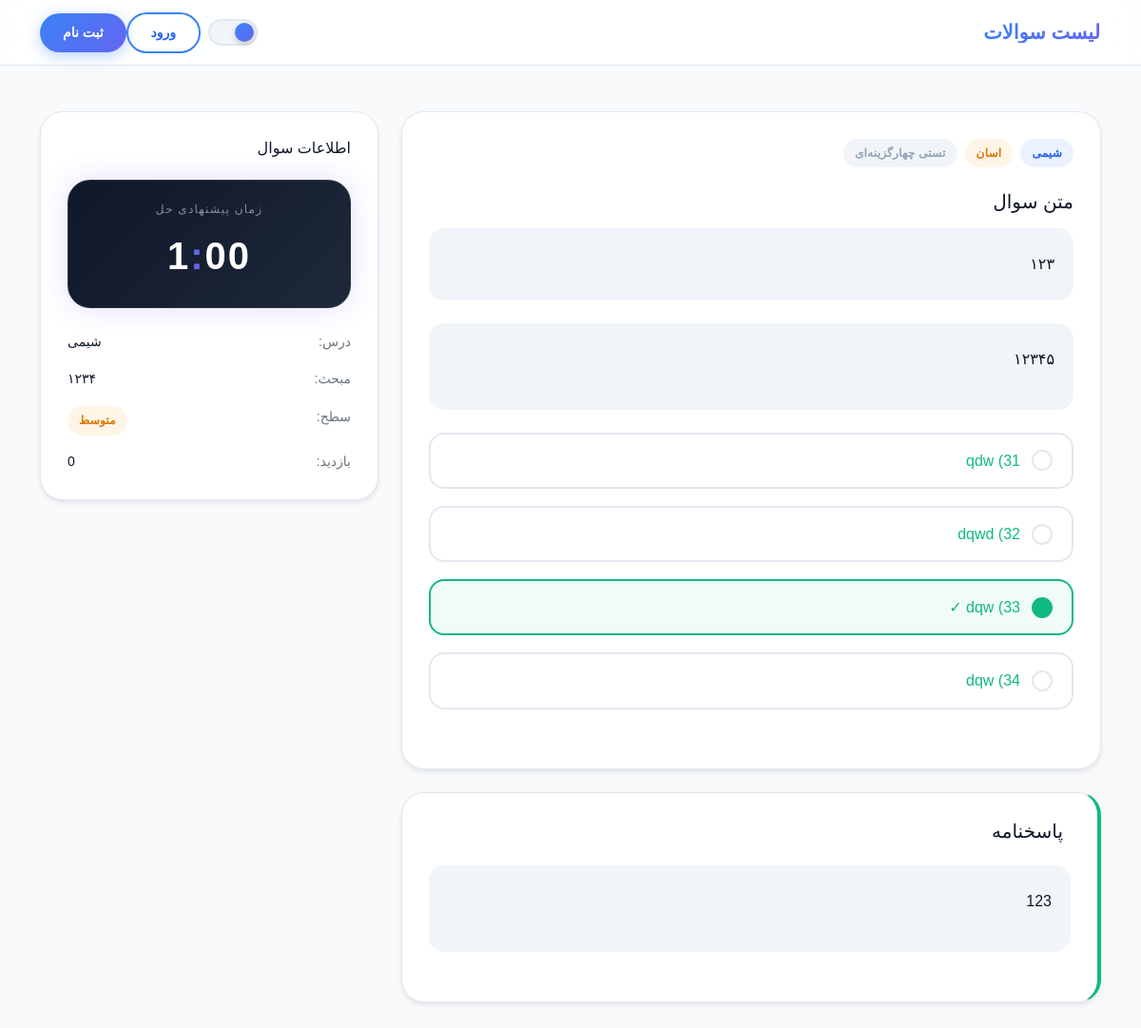
/question-bank/1, run on the app's committed database.
### qbank/models.py (models this page shows, shortened)
class QuestionBank(models.Model):
    class TypeOfQuestions(models.TextChoices):
        ALL = 'همه', 'همه'
        MULTIPLE_CHOICE = 'تستی چهارگزینه‌ای', 'تستی چهارگزینه‌ای'
        TRUE_FALSE = 'درست / نادرست', 'درست / نادرست'
        SHORT_ANSWER = 'پاسخ کوتاه ', 'پاسخ کوتاه '
        LONG_ANSWER = 'پاسخ تشریحی', 'پاسخ تشریحی'
        IMAGE_BASED = 'مبتنی بر تصویر', 'مبتنی بر تصویر'
        PDF_BASED = 'سوال از فایل PDF', 'سوال از فایل PDF'
    possible = models.ForeignKey(QuestionPossible, related_name='questions', on_delete=models.CASCADE, verbose_name='سطح' ,db_index=True)
    category = models.ForeignKey(LessionCategories, related_name='questions', on_delete=models.CASCADE, verbose_name='درس' ,db_index=True)
    type_of_question = models.CharField( max_length=50, choices=TypeOfQuestions.choices, verbose_name='نوع سوال')
    name = models.CharField( max_length=1000, verbose_name='عنوان سوال' ,db_index=True)
    lesson = models.CharField( max_length=255, verbose_name='مبحث')
    description = CKEditor5Field( blank=True, null=True, verbose_name='متن سوال')
    image = models.ImageField( upload_to=photo_path_upload_to, blank=True, null=True, verbose_name='تصویر سوال' )
    pdf_file = models.FileField( upload_to=photo_path_upload_to, blank=True, null=True, verbose_name='فایل PDF سوال' )
    has_options = models.BooleanField(default=False, verbose_name='دارای گزینه های دیگر')
    order = models.PositiveIntegerField(default=1, verbose_name='ترتیب' )
    solving_time = models.PositiveIntegerField(default=1, verbose_name='زمان پیشنهادی حل به دقیقه')
    is_active = models.BooleanField(default=True, verbose_name='فعال')
    created_at = models.DateTimeField(auto_now_add=True )
    class Meta:
        ordering = ['-order', '-id']
        verbose_name = 'سوال'
        verbose_name_plural = 'سوالات'

class QuestionPossible(models.Model):
    name = models.CharField( max_length=255, verbose_name='نام سطح')
    order = models.PositiveIntegerField(default=1, verbose_name='ترتیب')
    is_active = models.BooleanField(default=True, verbose_name='فعال')
    class Meta:
        ordering = ['-order']
        verbose_name = 'سطح'
        verbose_name_plural = 'سطوح'

class QuestionOption(models.Model):
    question = models.ForeignKey(QuestionBank, on_delete=models.CASCADE, related_name='options', verbose_name='سوال', db_index=True)
    text = models.CharField(max_length=500, verbose_name='متن گزینه')
    is_correct = models.BooleanField(default=False, verbose_name='گزینه صحیح')
    order = models.PositiveIntegerField(default=1, verbose_name='ترتیب')
    class Meta:
        ordering = ['-order']
        verbose_name = ' گزینه سوال تست'
        verbose_name_plural = 'گزینه‌ها سوالات تستی'

class QuestionAnswerKey(models.Model):
    class TypeOfAnswer(models.TextChoices):
        TEXT_BASED = 'پاسخ تشریحی', 'پاسخ تشریحی'
        IMAGE_BASED = 'پاسخ تصویری', 'پاسخ تصویری'
        PDF_BASED = 'پاسخ PDF', 'پاسخ PDF'
    question = models.OneToOneField(QuestionBank, on_delete=models.CASCADE, related_name='answer_key', verbose_name='سوال', db_index=True)
    type_of_answer = models.CharField(max_length=50, choices=TypeOfAnswer.choices, verbose_name='نوع پاسخ صحیح')
    description = CKEditor5Field(blank=True, null=True, verbose_name='متن پاسخ')
    image = models.ImageField(upload_to=photo_path_upload_to, blank=True, null=True, verbose_name='تصویر پاسخ')
    pdf_file = models.FileField(upload_to=photo_path_upload_to,blank=True,null=True, verbose_name='فایل PDF پاسخ')
    created_at = models.DateTimeField(auto_now_add=True)
    class Meta:
        verbose_name = 'کلید سوال'
        verbose_name_plural = 'کلید های  سوال'

### quiz/models.py (models this page shows, shortened)
class LessionCategories(models.Model):
    order = models.PositiveIntegerField(default=1, verbose_name='ترتیب')
    name = models.CharField( max_length=255, verbose_name='نام درس ')
    is_active = models.BooleanField(default=True, verbose_name='فعال')
    class Meta:
        ordering = ['-order']
        verbose_name = 'درس '
        verbose_name_plural = 'دروس'

### qbank/views.py (the view, shortened to what this page needs)
# urls.py: path('', views.QuestionsView.as_view(), name='list'),
class QuestionsView(ListView):
    template_name = 'main/question-bank/list.html'
    context_object_name = 'items'
    paginate_by = 50
    def get_queryset(self):
        queryset = QuestionBank.objects.filter(is_active=True).prefetch_related('possible', 'category', 'options', 'answer_key')
        queryset = queryset.annotate(views_counts=Count('views'))
        pk = self.kwargs.get('pk')
        category_id = self.kwargs.get('category_id')
        if pk:
            queryset = queryset.filter(id=pk)
            try:
                ip, is_rout = get_client_ip(self.request)
                view = QuestionView.objects.get_or_create(ip=ip, blog_id=pk)
                if not view[1]:
                    view[0].count += 1
                    view[0].save()
                if view[0].count == 0:
                    view[0].count = 1
                    view[0].save()
            except Exception as e:
               print(self.__class__.__name__, e)
            if not queryset.exists() and queryset.count() != 1:
                raise Http404('obj not found')
            return  queryset.first()
        return  queryset.all()
    def get_template_names(self):
        pk = self.kwargs.get('pk')
        if pk :
            return 'main/question-bank/detail.html'
        return self.template_name
    def get_context_object_name(self, object_list):
        pk = self.kwargs.get('pk')
        if pk :
            return 'item'
        return self.context_object_name
    def get_paginate_by(self, queryset):
        pk = self.kwargs.get('pk')
        if pk :
            return None
    def get_context_data(self, **kwargs):
        data = super().get_context_data(**kwargs)
        pk = self.kwargs.get('pk')
        if not pk :
            data['form'] = QBankSearchForm(self.request.GET or None)
        return data

### template/main/question-bank/detail.html (shortened to what this page needs)
{% extends "main/base/base.html" %}
{% block content %}
<div class="page-section  active" id="page-question-detail">
  <nav class="main-navbar">
    <div class="container">
      <div class="d-flex align-items-center justify-content-between w-100">
        <div class="d-flex align-items-center gap-3">
          <a class="btn p-0" style="color:var(--text-secondary);" href="{% url 'qbank:list' %}">
          <span class="navbar-brand-text">لیست  سوالات</span></a>
        </div>
        <div class="d-flex align-items-center justify-content-between " >
          <div class="theme-toggle m-2" onclick="toggleTheme()">
          </div>
          {% if user.is_authenticated %}
            <a class="btn-outline-custom btn btn-sm" href="{% url 'dashboard:main' %}"  >داشبورد</a>
            <a class="btn-outline-custom btn btn-sm" href="{% url 'dashboard:order-list' %}"  >سبد خرید</a>
            {% if user.is_superuser  %}
              {% if user.type_of_user == 'S' or user.type_of_user == 'A' %}
                <a class="btn-outline-custom btn btn-sm" href="{% url 'admin-panel:main' %}" > داشبورد ادمین</a>
              {% endif %}
            {% endif %}
            {% if user.is_staff and user.type_of_user == 'S' %}
              <a class="btn-outline-custom btn btn-sm" href="{% url 'sanatorium:main' %}" > داشبورد مصحح</a>
            {% endif %}
          {% else %}
            <a class="btn-outline-custom btn btn-sm" href="{% url 'user:login' %}" >ورود</a>
            <a class="btn-primary-gradient btn btn-sm" href="{% url 'user:register' %}" >ثبت نام</a>
          {% endif %}
      </div>
      </div>
    </div>
  </nav>
  <div class="container py-5">
    <div class="row g-4">
      <div class="col-lg-8">
        <div class="card-custom mb-4">
          <div class="d-flex gap-2 mb-4">
            <span class="badge-custom badge-info">{{ item.category.name }}</span>
            <span class="badge-custom badge-warning">{{ item.possible.name }}</span>
            <span class="badge-custom badge-muted">{{ item.type_of_question }}</span>
          </div>
          <h5 class="fw-700 mb-3">متن سوال</h5>
          <div style="background:var(--bg-secondary);border-radius:var(--radius-lg);padding:20px;margin-bottom:24px;line-height:2.2;font-size:1rem;">
            {{ item.name }}
          </div>
          {% if item.description %}
            <div style="background:var(--bg-secondary);border-radius:var(--radius-lg);padding:20px;margin-bottom:24px;line-height:2.2;font-size:1rem;">
              {{ item.description|safe }}
            </div>
          {% endif %}
           {% if item.has_options %}
            <div class="d-flex flex-column gap-2 mb-4">
              {% for option in item.options.all %}
                <div class="question-option" {% if option.is_correct %} style="border-color:var(--accent-500);background:rgba(16,185,129,0.06);" {% endif %}>
                  <div class="option-dot" {% if option.is_correct %} style="border-color:var(--accent-500);background:var(--accent-500);" {% endif %}></div>
                  <span class="fw-600" style="color:var(--accent-500);">{{option.id}}) {{ option.text }} {% if option.is_correct %}✓{% endif %}
                  </span>
                </div>
              {% endfor %}
            </div>
          {% endif %}
        </div>
        <div class="card-custom" style="border-right:4px solid var(--accent-500);">
          <h5 class="fw-700 mb-4">پاسخنامه</h5>
                    {% if item.answer_key.description %}
            <div style="background:var(--bg-secondary);border-radius:var(--radius-lg);padding:20px;margin-bottom:24px;line-height:2.2;font-size:1rem;">
              {{ item.answer_key.description|safe }}
            </div>
          {% endif %}
        </div>
      </div>
      <div class="col-lg-4">
        <div class="card-custom mb-4">
          <h6 class="fw-700 mb-4">اطلاعات سوال</h6>
          <div class="timer-display mb-4" style="background:linear-gradient(135deg,#0f172a,#1e293b);">
            <div class="timer-label mb-1">زمان پیشنهادی حل</div>
            <div class="timer-numbers">{{ item.solving_time }}<span class="timer-dot">:</span>00</div>
          </div>
          <div class="d-flex flex-column gap-3" style="font-size:0.875rem;">
            <div class="d-flex justify-content-between"><span class="text-secondary">درس:</span><span class="fw-600">{{ item.category.name }}</span></div>
            <div class="d-flex justify-content-between"><span class="text-secondary">مبحث:</span><span class="fw-600">{{ item.lesson }}</span></div>
            <div class="d-flex justify-content-between"><span class="text-secondary">سطح:</span><span class="fw-600 badge-custom badge-warning">متوسط</span></div>
            <div class="d-flex justify-content-between"><span class="text-secondary">بازدید:</span><span class="fw-600">{{ item.views_counts }}</span></div>
          </div>
        </div>
      </div>
    </div>
  </div>
</div>
{% endblock content %}

### data on the page
QuestionBank: category.name "شیمی", possible.name "اسان", type_of_question "تستی چهارگزینه‌ای", name "۱۲۳", description "۱۲۳۴۵", answer_key.description "123", solving_time "1", lesson "۱۲۳۴", views_counts "0"
QuestionOption: is_correct False (drawn), id "31", text "qdw"
QuestionOption: is_correct False (drawn), id "32", text "dqwd"
QuestionOption: is_correct True (drawn), id "33", text "dqw"
QuestionOption: is_correct False (drawn), id "34", text "dqw"
